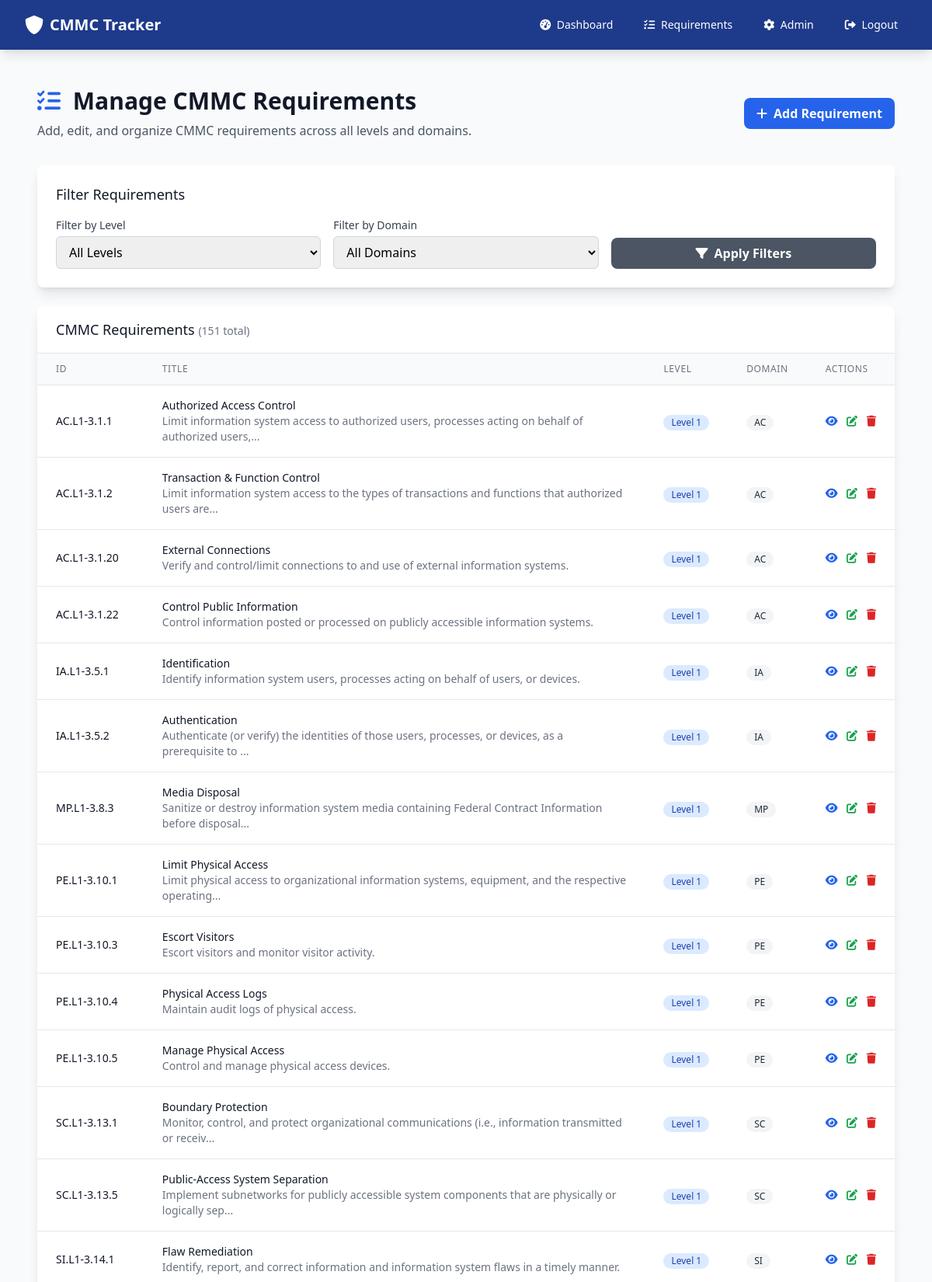
The app's page /admin/requirements (signed in, upper part) with its own data.
### app.py (models this page shows)
class CMMCRequirement(db.Model):
    __tablename__ = 'cmmc_requirement'
    id = db.Column(db.Integer, primary_key=True)
    requirement_id = db.Column(db.String(20), unique=True, nullable=False)
    title = db.Column(db.String(200), nullable=False)
    description = db.Column(db.Text, nullable=False)
    level_id = db.Column(db.Integer, db.ForeignKey('cmmc_level.id'), nullable=False)
    domain_id = db.Column(db.Integer, db.ForeignKey('cmmc_domain.id'), nullable=False)
    guidance = db.Column(db.Text)
    assessment_objectives = db.Column(db.Text)  # Store specific objectives for this requirement
    examples = db.Column(db.Text)  # Store examples for this requirement
    created_at = db.Column(db.DateTime, default=datetime.utcnow)
    level = db.relationship('CMMCLevel', backref='requirements')
    domain = db.relationship('CMMCDomain', backref='requirements')

class CMMCLevel(db.Model):
    __tablename__ = 'cmmc_level'
    id = db.Column(db.Integer, primary_key=True)
    level_number = db.Column(db.Integer, unique=True, nullable=False)
    name = db.Column(db.String(100), nullable=False)
    description = db.Column(db.Text)
    created_at = db.Column(db.DateTime, default=datetime.utcnow)

class CMMCDomain(db.Model):
    __tablename__ = 'cmmc_domain'
    id = db.Column(db.Integer, primary_key=True)
    code = db.Column(db.String(10), unique=True, nullable=False)
    name = db.Column(db.String(100), nullable=False)
    description = db.Column(db.Text)
    created_at = db.Column(db.DateTime, default=datetime.utcnow)

### app.py (the view)
@app.route('/admin/requirements')
@admin_required
def admin_requirements():
    level_filter = request.args.get('level')
    domain_filter = request.args.get('domain')
    query = CMMCRequirement.query
    if level_filter:
        query = query.filter_by(level_id=level_filter)
    if domain_filter:
        query = query.filter_by(domain_id=domain_filter)
    requirements = query.all()
    levels = CMMCLevel.query.all()
    domains = CMMCDomain.query.all()
    return render_template('admin/requirements.html', requirements=requirements,
                         levels=levels, domains=domains)

### app.py (called while the page is built, shortened)
def admin_required(f):
    @wraps(f)
    def decorated_function(*args, **kwargs):
        if 'user_id' not in session:
            flash('Please log in to access this page.', 'warning')
            return redirect(url_for('login'))
        user = User.query.get(session['user_id'])
        if not user or user.role != 'admin':
            flash('Admin access required.', 'error')
            return redirect(url_for('dashboard'))
        return f(*args, **kwargs)
    return decorated_function

@app.before_request
def enforce_device_and_user_authorization():
    open_endpoints = {
        'index', 'login', 'register', 'logout', 'static', 'device_pending'
    }
    if request.endpoint in open_endpoints:
        return None
    if 'user_id' not in session:
        return None
    user = User.query.get(session['user_id'])
    if not user:
        session.clear()
        return redirect(url_for('login'))
    if not user.is_authorized:
        flash('Your account is awaiting authorization by an administrator.', 'warning')
        return redirect(url_for('index'))
    if user.role == 'admin':
        return None

### templates/admin/requirements.html (shortened to what this page needs)
{% extends "base.html" %}
{% block content %}
<div class="px-4 py-6">
    <div class="flex justify-between items-center mb-8">
        <div>
            <h1 class="text-3xl font-bold text-gray-900 mb-2">
                <i class="fas fa-list-check text-blue-600 mr-2"></i>
                Manage CMMC Requirements
            </h1>
            <p class="text-gray-600">Add, edit, and organize CMMC requirements across all levels and domains.</p>
        </div>
        <a href="{{ url_for('admin_add_requirement') }}" class="bg-blue-600 hover:bg-blue-700 text-white font-bold py-2 px-4 rounded-lg transition duration-200">
            <i class="fas fa-plus mr-2"></i>Add Requirement
        </a>
    </div>
    <div class="bg-white shadow-lg rounded-lg p-6 mb-6">
        <h3 class="text-lg font-medium text-gray-900 mb-4">Filter Requirements</h3>
        <form method="GET" class="grid grid-cols-1 md:grid-cols-3 gap-4">
            <div>
                <label for="level_filter" class="block text-sm font-medium text-gray-700 mb-1">Filter by Level</label>
                <select name="level" id="level_filter" class="w-full border border-gray-300 rounded-md px-3 py-2 focus:outline-none focus:ring-blue-500 focus:border-blue-500">
                    <option value="">All Levels</option>
                </select>
            </div>
            <div>
                <label for="domain_filter" class="block text-sm font-medium text-gray-700 mb-1">Filter by Domain</label>
                <select name="domain" id="domain_filter" class="w-full border border-gray-300 rounded-md px-3 py-2 focus:outline-none focus:ring-blue-500 focus:border-blue-500">
                    <option value="">All Domains</option>
                </select>
            </div>
            <div class="flex items-end">
                <button type="submit" class="w-full bg-gray-600 hover:bg-gray-700 text-white font-bold py-2 px-4 rounded-lg transition duration-200">
                    <i class="fas fa-filter mr-2"></i>Apply Filters
                </button>
            </div>
        </form>
    </div>
    <div class="bg-white shadow-lg rounded-lg overflow-hidden">
        <div class="px-6 py-4 border-b border-gray-200">
            <h3 class="text-lg font-medium text-gray-900">
                CMMC Requirements
                <span class="text-sm font-normal text-gray-500">({{ requirements|length }} total)</span>
            </h3>
        </div>
        {% if requirements %}
        <div class="overflow-x-auto">
            <table class="min-w-full divide-y divide-gray-200">
                <thead class="bg-gray-50">
                    <tr>
                        <th class="px-6 py-3 text-left text-xs font-medium text-gray-500 uppercase tracking-wider">ID</th>
                        <th class="px-6 py-3 text-left text-xs font-medium text-gray-500 uppercase tracking-wider">Title</th>
                        <th class="px-6 py-3 text-left text-xs font-medium text-gray-500 uppercase tracking-wider">Level</th>
                        <th class="px-6 py-3 text-left text-xs font-medium text-gray-500 uppercase tracking-wider">Domain</th>
                        <th class="px-6 py-3 text-left text-xs font-medium text-gray-500 uppercase tracking-wider">Actions</th>
                    </tr>
                </thead>
                <tbody class="bg-white divide-y divide-gray-200">
                    {% for requirement in requirements %}
                    <tr class="hover:bg-gray-50">
                        <td class="px-6 py-4 whitespace-nowrap">
                            <div class="text-sm font-medium text-gray-900">{{ requirement.requirement_id }}</div>
                        </td>
                        <td class="px-6 py-4">
                            <div class="text-sm font-medium text-gray-900">{{ requirement.title }}</div>
                            <div class="text-sm text-gray-500">{{ requirement.description[:100] }}{% if requirement.description|length > 100 %}...{% endif %}</div>
                        </td>
                        <td class="px-6 py-4 whitespace-nowrap">
                            <span class="inline-flex items-center px-2.5 py-0.5 rounded-full text-xs font-medium bg-blue-100 text-blue-800">
                                Level {{ requirement.level.level_number }}
                            </span>
                        </td>
                        <td class="px-6 py-4 whitespace-nowrap">
                            <span class="inline-flex items-center px-2.5 py-0.5 rounded-full text-xs font-medium bg-gray-100 text-gray-800">
                                {{ requirement.domain.code }}
                            </span>
                        </td>
                        <td class="px-6 py-4 whitespace-nowrap text-sm font-medium space-x-2">
                            <button onclick="viewRequirement({{ requirement.id }})" class="text-blue-600 hover:text-blue-900">
                                <i class="fas fa-eye"></i>
                            </button>
                            <button onclick="editRequirement({{ requirement.id }})" class="text-green-600 hover:text-green-900">
                                <i class="fas fa-edit"></i>
                            </button>
                            <button onclick="deleteRequirement({{ requirement.id }}, '{{ requirement.requirement_id }}')" class="text-red-600 hover:text-red-900">
                                <i class="fas fa-trash"></i>
                            </button>
                        </td>
                    </tr>
                    {% endfor %}
                </tbody>
            </table>
        </div>
        {% endif %}
    </div>
</div>
{% endblock %}

### records on screen
CMMCRequirement: requirement_id "AC.L1-3.1.1", title "Authorized Access Control", description "Limit information system access to authorized users, processes acting on behalf of authorized users,", level.level_number "1", domain.code "AC"
CMMCRequirement: requirement_id "AC.L1-3.1.2", title "Transaction & Function Control", description "Limit information system access to the types of transactions and functions that authorized users are", level.level_number "1", domain.code "AC"
CMMCRequirement: requirement_id "AC.L1-3.1.20", title "External Connections", description "Verify and control/limit connections to and use of external information systems.", level.level_number "1", domain.code "AC"
CMMCRequirement: requirement_id "AC.L1-3.1.22", title "Control Public Information", description "Control information posted or processed on publicly accessible information systems.", level.level_number "1", domain.code "AC"
CMMCRequirement: requirement_id "IA.L1-3.5.1", title "Identification", description "Identify information system users, processes acting on behalf of users, or devices.", level.level_number "1", domain.code "IA"
CMMCRequirement: requirement_id "IA.L1-3.5.2", title "Authentication", description "Authenticate (or verify) the identities of those users, processes, or devices, as a prerequisite to", level.level_number "1", domain.code "IA"
CMMCRequirement: requirement_id "MP.L1-3.8.3", title "Media Disposal", description "Sanitize or destroy information system media containing Federal Contract Information before disposal", level.level_number "1", domain.code "MP"
CMMCRequirement: requirement_id "PE.L1-3.10.1", title "Limit Physical Access", description "Limit physical access to organizational information systems, equipment, and the respective operating", level.level_number "1", domain.code "PE"
CMMCRequirement: requirement_id "PE.L1-3.10.3", title "Escort Visitors", description "Escort visitors and monitor visitor activity.", level.level_number "1", domain.code "PE"
CMMCRequirement: requirement_id "PE.L1-3.10.4", title "Physical Access Logs", description "Maintain audit logs of physical access.", level.level_number "1", domain.code "PE"
CMMCRequirement: requirement_id "PE.L1-3.10.5", title "Manage Physical Access", description "Control and manage physical access devices.", level.level_number "1", domain.code "PE"
CMMCRequirement: requirement_id "SC.L1-3.13.1", title "Boundary Protection", description "Monitor, control, and protect organizational communications (i.e., information transmitted or receiv", level.level_number "1", domain.code "SC"
CMMCRequirement: requirement_id "SC.L1-3.13.5", title "Public-Access System Separation", description "Implement subnetworks for publicly accessible system components that are physically or logically sep", level.level_number "1", domain.code "SC"
CMMCRequirement: requirement_id "SI.L1-3.14.1", title "Flaw Remediation", description "Identify, report, and correct information and information system flaws in a timely manner.", level.level_number "1", domain.code "SI"

### other values on screen
{{ requirements|length }} "151"
